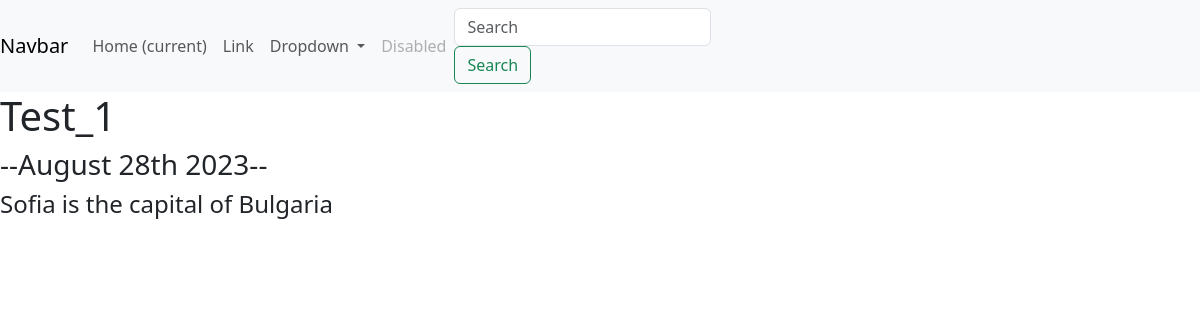
Page /blog/1/ on the committed database.
### blog/models.py (models this page shows, shortened)
class Blog(models.Model):
    title=models.CharField(max_length=200)
    date=models.DateField()
    desc=models.TextField()

### blog/views.py (the view)
# urls.py: path('<int:blog_id>/',views.detail,name='detail'),
def detail(request,blog_id):
     blog=get_object_or_404(Blog, pk=blog_id)
     return render(request,'blog/detail.html',{'blog':blog})

### blog/templates/blog/detail.html
{% extends 'portfolio/base.html'%}
{% block content %}
<h1>{{blog.title}}</h1>
<h3>--{{blog.date|date:"F jS Y"}}--</h3>
<h4>{{blog.desc|safe|striptags}}</h4>
{% endblock %}

### rows in the picture
Blog: title "Test_1", date "August 28th 2023", desc "Sofia is the capital of Bulgaria"
